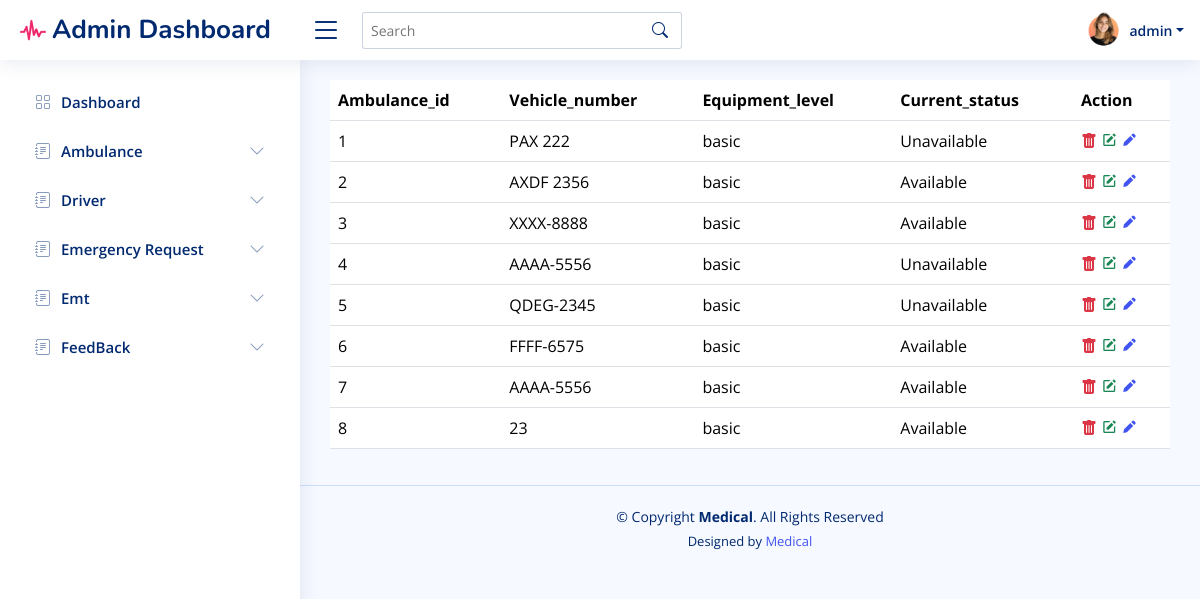
The page /rapid_rescue/admin/view_ambulance.php (signed in) on the database its author committed.
### tables this page shows
CREATE TABLE `ambulances` (
  `ambulance_id` int(11) NOT NULL,
  `vehicle_number` varchar(20) NOT NULL,
  `equipment_level` enum('basic','advanced') NOT NULL,
  `current_status` varchar(50) DEFAULT 'Available'
);

### rapid_rescue/admin/view_ambulance.php (the view, shortened to what this page needs)
<?php include "header.php"; ?>
<?php
include "config.php";
?>
<table class="table">
  <thead>
    <tr>
      <th scope="col">Ambulance_id</th>
      <th scope="col">Vehicle_number</th>
      <th scope="col">Equipment_level</th>
      <th scope="col">Current_status</th>
      <th scope="col">Action</th>
    </tr>
  </thead>
  <tbody>
    <?php
    $sql = "SELECT * FROM ambulances";
    $res = mysqli_query($conn, $sql);
    $num = 1;
    while ($data = mysqli_fetch_array($res)) {
    ?>
      <tr>
        <td><?php echo $num ?></td>
        <td><?php echo $data['vehicle_number'] ?></td>
        <td><?php echo $data['equipment_level'] ?></td>
        <td><?php echo $data['current_status'] ?></td>
        <td>
          <a href="function.php?edit=<?php echo $data['ambulance_id'] ?>&stt=<?php echo $data['current_status'] ?>"> <i class="bi bi-trash-fill text-danger"></i></a>
          <a href="update_ambulance.php?id=<?php echo $data['ambulance_id'] ?>"><i class="bx bxs-edit text-success"></i></a>
          <a href="add_ambulance.php"> <i class="bx bxs-pencil"></i></a>
        </td>
      </tr>
    <?php
      $num++;
    }
    ?>
  </tbody>
</table>
<?php include "footer.php"; ?>

### rapid_rescue/admin/header.php (shortened to what this page needs)
<!DOCTYPE html>
<html lang="en">
<head>
  <link href="assets/vendor/bootstrap/css/bootstrap.min.css" rel="stylesheet">
  <link href="assets/vendor/bootstrap-icons/bootstrap-icons.css" rel="stylesheet">
  <link href="assets/vendor/boxicons/css/boxicons.min.css" rel="stylesheet">
  <link href="assets/vendor/quill/quill.snow.css" rel="stylesheet">
  <link href="assets/vendor/quill/quill.bubble.css" rel="stylesheet">
  <link href="assets/vendor/remixicon/remixicon.css" rel="stylesheet">
  <link href="assets/vendor/simple-datatables/style.css" rel="stylesheet">
  <link href="assets/css/style.css" rel="stylesheet">
</head>
<body>
  <header id="header" class="header fixed-top d-flex align-items-center">
    <div class="d-flex align-items-center justify-content-between">
      <a href="index.html" class="logo d-flex align-items-center">
        <img src="assets/img/apple-touch-icon.png" alt="">
        <span class="d-none d-lg-block">Admin Dashboard</span>
      </a>
      <i class="bi bi-list toggle-sidebar-btn"></i>
    </div>
    <div class="search-bar">
      <form class="search-form d-flex align-items-center" method="POST" action="#">
        <input type="text" name="query" placeholder="Search" title="Enter search keyword">
        <button type="submit" title="Search"><i class="bi bi-search"></i></button>
      </form>
    </div>
        <nav class="header-nav ms-auto">
          <ul class="d-flex align-items-center">
            <li class="nav-item dropdown pe-3">
              <a class="nav-link nav-profile d-flex align-items-center pe-0" href="#" data-bs-toggle="dropdown">
                <img src="<?php if (isset($_SESSION['userpic'])) {
                            echo $_SESSION['userpic'];
                          } ?>" alt="Profile" class="rounded-circle">
                <span class="d-none d-md-block dropdown-toggle ps-2"><?php if (isset($_SESSION['username'])) {
                                                                        echo $_SESSION['username'];
                                                                      } ?></span>
              </a>
            </li>
          </ul>
        </nav>
  </header>
  <aside id="sidebar" class="sidebar">
    <ul class="sidebar-nav" id="sidebar-nav">
      <li class="nav-item">
        <a class="nav-link collapsed" href="index.php">
          <i class="bi bi-grid"></i>
          <span>Dashboard</span>
        </a>
      </li>
      <li class="nav-item">
        <a class="nav-link collapsed" data-bs-target="#ambulance-nav" data-bs-toggle="collapse" href="#">
          <i class="bi bi-journal-text"></i><span>Ambulance</span><i class="bi bi-chevron-down ms-auto"></i>
        </a>
      </li>
      <li class="nav-item">
        <a class="nav-link collapsed" data-bs-target="#driver-nav" data-bs-toggle="collapse" href="#">
          <i class="bi bi-journal-text"></i><span>Driver</span><i class="bi bi-chevron-down ms-auto"></i>
        </a>
      </li>
      <li class="nav-item">
        <a class="nav-link collapsed" data-bs-target="#pat-nav" data-bs-toggle="collapse" href="#">
          <i class="bi bi-journal-text"></i><span>Emergency Request</span><i class="bi bi-chevron-down ms-auto"></i>
        </a>
      </li>
      <li class="nav-item">
        <a class="nav-link collapsed" data-bs-target="#dis-nav" data-bs-toggle="collapse" href="#">
          <i class="bi bi-journal-text"></i><span>Emt</span><i class="bi bi-chevron-down ms-auto"></i>
        </a>
      </li>
      <li class="nav-item">
        <a class="nav-link collapsed" data-bs-target="#feed" data-bs-toggle="collapse" href="#">
          <i class="bi bi-journal-text"></i><span>FeedBack</span><i class="bi bi-chevron-down ms-auto"></i>
        </a>
      </li>
  </aside>
  <main id="main" class="main">

### rapid_rescue/admin/footer.php (shortened to what this page needs)
</main>
<footer id="footer" class="footer">
  <div class="copyright">
    &copy; Copyright <strong><span>Medical</span></strong>. All Rights Reserved
  </div>
  <div class="credits">
    Designed by <a href="">Medical</a>
  </div>
</footer>
</body>
</html>

### rapid_rescue/admin/assets/css/style.css (style rules this page uses)
:root { scroll-behavior: smooth; }
body { font-family: "Open Sans", sans-serif; background: #f6f9ff; color: #444444; }
a { color: #4154f1; text-decoration: none; }
#main { margin-top: 60px; padding: 20px 30px; transition: all 0.3s; }
.logo { line-height: 1; }
@media (min-width: 1200px) { .logo { width: 280px; } }
.logo img { max-height: 26px; margin-right: 6px; }
.logo span { font-size: 26px; font-weight: 700; color: #012970; font-family: "Nunito", sans-serif; }
.header { transition: all 0.5s; z-index: 997; height: 60px; box-shadow: 0px 2px 20px rgba(1, 41, 112, 0.1); background-color: #fff; padding-left: 20px; }
.header .toggle-sidebar-btn { font-size: 32px; padding-left: 10px; cursor: pointer; color: #012970; }
.header .search-bar { min-width: 360px; padding: 0 20px; }
.header .search-form { width: 100%; }
.header .search-form input { border: 0; font-size: 14px; color: #012970; border: 1px solid rgba(1, 41, 112, 0.2); padding: 7px 38px 7px 8px; border-radius: 3px; transition: 0.3s; width: 100%; }
.header .search-form button { border: 0; padding: 0; margin-left: -30px; background: none; }
.header .search-form button i { color: #012970; }
.header-nav ul { list-style: none; }
.header-nav > ul { margin: 0; padding: 0; }
.header-nav .nav-profile { color: #012970; }
.header-nav .nav-profile img { max-height: 36px; }
.header-nav .nav-profile span { font-size: 14px; font-weight: 600; }
.sidebar { position: fixed; top: 60px; left: 0; bottom: 0; width: 300px; z-index: 996; transition: all 0.3s; padding: 20px; overflow-y: auto; scrollbar-width: thin; scrollbar-color: #aab7cf transparent; box-shadow: 0px 0px 20px rgba(1, 41, 112, 0.1); background-color: #fff; }
@media (min-width: 1200px) { #main, #footer { margin-left: 300px; } }
.sidebar-nav { padding: 0; margin: 0; list-style: none; }
.sidebar-nav li { padding: 0; margin: 0; list-style: none; }
.sidebar-nav .nav-item { margin-bottom: 5px; }
.sidebar-nav .nav-link { display: flex; align-items: center; font-size: 15px; font-weight: 600; color: #4154f1; transition: 0.3; background: #f6f9ff; padding: 10px 15px; border-radius: 4px; }
.sidebar-nav .nav-link i { font-size: 16px; margin-right: 10px; color: #4154f1; }
.sidebar-nav .nav-link.collapsed { color: #012970; background: #fff; }
.sidebar-nav .nav-link.collapsed i { color: #899bbd; }
.sidebar-nav .nav-link .bi-chevron-down { margin-right: 0; transition: transform 0.2s ease-in-out; }
.footer { padding: 20px 0; font-size: 14px; transition: all 0.3s; border-top: 1px solid #cddfff; }
.footer .copyright { text-align: center; color: #012970; }
.footer .credits { padding-top: 5px; text-align: center; font-size: 13px; color: #012970; }

### rows shown on the page
ambulances: vehicle_number "PAX 222", equipment_level "basic", current_status "Unavailable"
ambulances: vehicle_number "AXDF 2356", equipment_level "basic", current_status "Available"
ambulances: vehicle_number "XXXX-8888", equipment_level "basic", current_status "Available"
ambulances: vehicle_number "AAAA-5556", equipment_level "basic", current_status "Unavailable"
ambulances: vehicle_number "QDEG-2345", equipment_level "basic", current_status "Unavailable"
ambulances: vehicle_number "FFFF-6575", equipment_level "basic", current_status "Available"
ambulances: vehicle_number "AAAA-5556", equipment_level "basic", current_status "Available"
ambulances: vehicle_number "23", equipment_level "basic", current_status "Available"

### other values the page prints
$_SESSION['username'] "admin"
